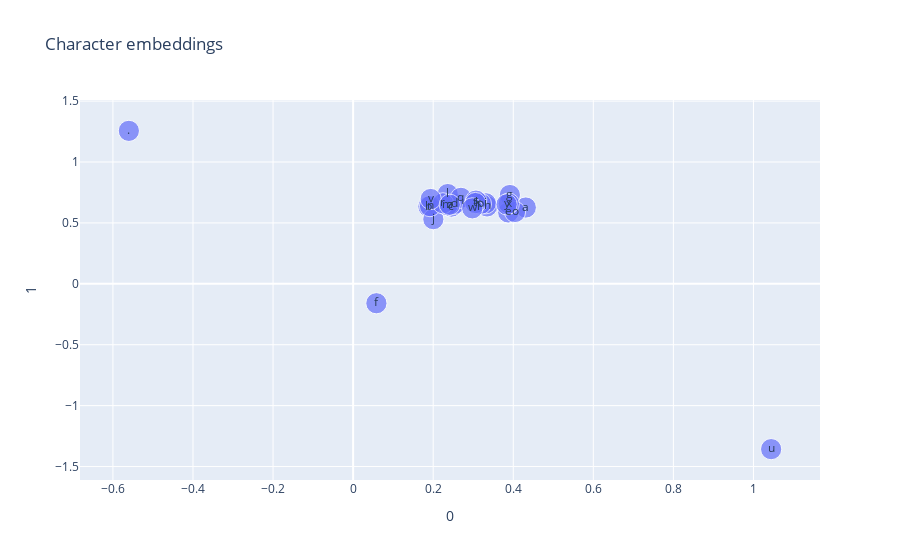

This figure's notebook cell:
### Markdown cell above
### 2D

### Code cell
every = [stoi(ch) for ch in lookup]
every = torch.tensor(every)

df = C[every].data
px.scatter(df, x=0, y=1, text=lookup, title='Character embeddings', size_max=15, size=[1] * len(df))

### Figure 1 — Plotly figure (JSON) as saved in the notebook; plotly's stock layout.template omitted (floating-point values rounded to 4 significant figures)
{"data": [{"hovertemplate": "0=%{x}<br>1=%{y}<br>size=%{marker.size}<br>text=%{text}<extra></extra>", "legendgroup": "", "marker": {"color": "#636efa", "size": [1, 1, 1, 1, 1, 1, 1, 1, 1, 1, 1, 1, 1, 1, 1, 1, 1, 1, 1, 1, 1, 1, 1, 1, 1, 1, 1], "sizemode": "area", "sizeref": 0.004444, "symbol": "circle"}, "mode": "markers+text", "name": "", "orientation": "v", "showlegend": false, "text": [".", "a", "b", "c", "d", "e", "f", "g", "h", "i", "j", "k", "l", "m", "n", "o", "p", "q", "r", "s", "t", "u", "v", "w", "x", "y", "z"], "type": "scatter", "x": [-0.5602, 0.4313, 0.1881, 0.2456, 0.2539, 0.3874, 0.05813, 0.3915, 0.3346, 0.3315, 0.2004, 0.3108, 0.2364, 0.2357, 0.1921, 0.4044, 0.3193, 0.2693, 0.2245, 0.3068, 0.3055, 1.044, 0.1938, 0.2977, 0.389, 0.3835, 0.2414], "xaxis": "x", "y": [1.256, 0.6264, 0.6346, 0.6338, 0.6563, 0.5856, -0.1594, 0.7291, 0.6357, 0.6613, 0.5308, 0.6669, 0.7369, 0.6449, 0.6377, 0.5893, 0.6569, 0.706, 0.6609, 0.6832, 0.6633, -1.357, 0.6964, 0.6197, 0.6589, 0.6522, 0.6494], "yaxis": "y"}], "layout": {"legend": {"itemsizing": "constant", "tracegroupgap": 0}, "title": {"text": "Character embeddings"}, "xaxis": {"anchor": "y", "domain": [0, 1], "title": {"text": "0"}}, "yaxis": {"anchor": "x", "domain": [0, 1], "title": {"text": "1"}}}}
